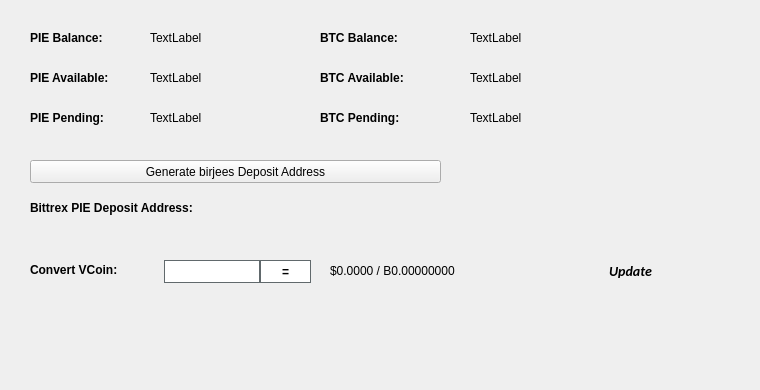
   <widget class="QWidget" name="BalanceTab">
    <attribute name="title">
     <string>Balance</string>
    </attribute>
    <widget class="QLabel" name="BitcoinBalanceLabel">
     <property name="geometry">
      <rect>
       <x>470</x>
       <y>30</y>
       <width>150</width>
       <height>16</height>
      </rect>
     </property>
     <property name="text">
      <string>TextLabel</string>
     </property>
    </widget>
    <widget class="QLabel" name="PIEBalanceLabel">
     <property name="geometry">
      <rect>
       <x>150</x>
       <y>30</y>
       <width>150</width>
       <height>16</height>
      </rect>
     </property>
     <property name="text">
      <string>TextLabel</string>
     </property>
    </widget>
    <widget class="QLabel" name="label_11">
     <property name="geometry">
      <rect>
       <x>30</x>
       <y>30</y>
       <width>101</width>
       <height>16</height>
      </rect>
     </property>
     <property name="font">
      <font>
       <weight>75</weight>
       <bold>true</bold>
      </font>
     </property>
     <property name="text">
      <string>PIE Balance:</string>
     </property>
    </widget>
    <widget class="QLabel" name="label_12">
     <property name="geometry">
      <rect>
       <x>320</x>
       <y>30</y>
       <width>101</width>
       <height>16</height>
      </rect>
     </property>
     <property name="font">
      <font>
       <weight>75</weight>
       <bold>true</bold>
      </font>
     </property>
     <property name="text">
      <string>BTC Balance:</string>
     </property>
    </widget>
    <widget class="QLabel" name="PIEAvailableLabel_2">
     <property name="geometry">
      <rect>
       <x>150</x>
       <y>70</y>
       <width>150</width>
       <height>16</height>
      </rect>
     </property>
     <property name="text">
      <string>TextLabel</string>
     </property>
    </widget>
    <widget class="QLabel" name="label_13">
     <property name="geometry">
      <rect>
       <x>30</x>
       <y>70</y>
       <width>111</width>
       <height>16</height>
      </rect>
     </property>
     <property name="font">
      <font>
       <weight>75</weight>
       <bold>true</bold>
      </font>
     </property>
     <property name="text">
      <string>PIE Available:</string>
     </property>
    </widget>
    <widget class="QLabel" name="label_14">
     <property name="geometry">
      <rect>
       <x>30</x>
       <y>110</y>
       <width>101</width>
       <height>16</height>
      </rect>
     </property>
     <property name="font">
      <font>
       <weight>75</weight>
       <bold>true</bold>
      </font>
     </property>
     <property name="text">
      <string>PIE Pending:</string>
     </property>
    </widget>
    <widget class="QLabel" name="PIEPendingLabel">
     <property name="geometry">
      <rect>
       <x>150</x>
       <y>110</y>
       <width>150</width>
       <height>16</height>
      </rect>
     </property>
     <property name="text">
      <string>TextLabel</string>
     </property>
    </widget>
    <widget class="QLabel" name="label_15">
     <property name="geometry">
      <rect>
       <x>320</x>
       <y>70</y>
       <width>111</width>
       <height>16</height>
      </rect>
     </property>
     <property name="font">
      <font>
       <weight>75</weight>
       <bold>true</bold>
      </font>
     </property>
     <property name="text">
      <string>BTC Available:</string>
     </property>
    </widget>
    <widget class="QLabel" name="BitcoinAvailableLabel">
     <property name="geometry">
      <rect>
       <x>470</x>
       <y>70</y>
       <width>150</width>
       <height>16</height>
      </rect>
     </property>
     <property name="text">
      <string>TextLabel</string>
     </property>
    </widget>
    <widget class="QLabel" name="label_31">
     <property name="geometry">
      <rect>
       <x>320</x>
       <y>110</y>
       <width>111</width>
       <height>16</height>
      </rect>
     </property>
     <property name="font">
      <font>
       <weight>75</weight>
       <bold>true</bold>
      </font>
     </property>
     <property name="text">
      <string>BTC Pending:</string>
     </property>
    </widget>
    <widget class="QLabel" name="BitcoinPendingLabel">
     <property name="geometry">
      <rect>
       <x>470</x>
       <y>110</y>
       <width>150</width>
       <height>16</height>
      </rect>
     </property>
     <property name="text">
      <string>TextLabel</string>
     </property>
    </widget>
    <widget class="QLabel" name="label_33">
     <property name="geometry">
      <rect>
       <x>30</x>
       <y>200</y>
       <width>221</width>
       <height>16</height>
      </rect>
     </property>
     <property name="font">
      <font>
       <weight>75</weight>
       <bold>true</bold>
      </font>
     </property>
     <property name="text">
      <string>Bittrex PIE Deposit Address:</string>
     </property>
    </widget>
    <widget class="QPushButton" name="GenDepositBTN">
     <property name="geometry">
      <rect>
       <x>30</x>
       <y>160</y>
       <width>411</width>
       <height>23</height>
      </rect>
     </property>
     <property name="text">
      <string>Generate birjees Deposit Address</string>
     </property>
     <property name="icon">
      <iconset resource="../birjees.qrc">
       <normaloff>:/icons/bitcoin</normaloff>:/icons/bitcoin</iconset>
     </property>
    </widget>
    <widget class="QLabel" name="DepositAddressLabel">
     <property name="geometry">
      <rect>
       <x>200</x>
       <y>200</y>
       <width>261</width>
       <height>16</height>
      </rect>
     </property>
     <property name="palette">
      <palette>
       <active>
        <colorrole role="WindowText">
         <brush brushstyle="SolidPattern">
          <color alpha="255">
           <red>0</red>
           <green>0</green>
           <blue>0</blue>
          </color>
         </brush>
        </colorrole>
        <colorrole role="Text">
         <brush brushstyle="SolidPattern">
          <color alpha="255">
           <red>0</red>
           <green>0</green>
           <blue>255</blue>
          </color>
         </brush>
        </colorrole>
       </active>
       <inactive>
        <colorrole role="WindowText">
         <brush brushstyle="SolidPattern">
          <color alpha="255">
           <red>0</red>
           <green>0</green>
           <blue>0</blue>
          </color>
         </brush>
        </colorrole>
        <colorrole role="Text">
         <brush brushstyle="SolidPattern">
          <color alpha="255">
           <red>0</red>
           <green>0</green>
           <blue>255</blue>
          </color>
         </brush>
        </colorrole>
       </inactive>
       <disabled>
        <colorrole role="WindowText">
         <brush brushstyle="SolidPattern">
          <color alpha="255">
           <red>120</red>
           <green>120</green>
           <blue>120</blue>
          </color>
         </brush>
        </colorrole>
        <colorrole role="Text">
         <brush brushstyle="SolidPattern">
          <color alpha="255">
           <red>120</red>
           <green>120</green>
           <blue>120</blue>
          </color>
         </brush>
        </colorrole>
       </disabled>
      </palette>
     </property>
     <property name="font">
      <font>
       <weight>75</weight>
       <bold>true</bold>
      </font>
     </property>
     <property name="text">
      <string/>
     </property>
     <property name="alignment">
      <set>Qt::AlignRight|Qt::AlignTrailing|Qt::AlignVCenter</set>
     </property>
     <property name="textInteractionFlags">
      <set>Qt::LinksAccessibleByMouse|Qt::TextSelectableByKeyboard|Qt::TextSelectableByMouse</set>
     </property>
    </widget>
    <widget class="QLabel" name="label_8">
     <property name="geometry">
      <rect>
       <x>460</x>
       <y>300</y>
       <width>281</width>
       <height>81</height>
      </rect>
     </property>
     <property name="text">
      <string/>
     </property>
     <property name="pixmap">
      <pixmap>:/images/bittrex</pixmap>
     </property>
    </widget>
    <widget class="QWidget" name="widgetConversion" native="true">
     <property name="geometry">
      <rect>
       <x>0</x>
       <y>250</y>
       <width>751</width>
       <height>43</height>
      </rect>
     </property>
     <property name="minimumSize">
      <size>
       <width>0</width>
       <height>43</height>
      </size>
     </property>
     <property name="styleSheet">
      <string notr="true"/>
     </property>
     <widget class="QPushButton" name="btnUpdateMarketData">
      <property name="geometry">
       <rect>
        <x>575</x>
        <y>0</y>
        <width>111</width>
        <height>41</height>
       </rect>
      </property>
      <property name="sizePolicy">
       <sizepolicy hsizetype="Expanding" vsizetype="Expanding">
        <horstretch>0</horstretch>
        <verstretch>0</verstretch>
       </sizepolicy>
      </property>
      <property name="font">
       <font>
        <family>calibri</family>
        <pointsize>-1</pointsize>
        <weight>75</weight>
        <italic>true</italic>
        <bold>true</bold>
       </font>
      </property>
      <property name="styleSheet">
       <string notr="true">margin:0px;text-align:center;padding:2px;border-radius:3px;font-style:italic;width:100px;font-size:14px;font-family:calibri;font-weight:600;</string>
      </property>
      <property name="text">
       <string>Update</string>
      </property>
      <property name="iconSize">
       <size>
        <width>150</width>
        <height>35</height>
       </size>
      </property>
      <property name="autoDefault">
       <bool>true</bool>
      </property>
      <property name="default">
       <bool>true</bool>
      </property>
     </widget>
     <widget class="QLabel" name="lblConvertVCoin">
      <property name="geometry">
       <rect>
        <x>30</x>
        <y>10</y>
        <width>131</width>
        <height>20</height>
       </rect>
      </property>
      <property name="styleSheet">
       <string notr="true"/>
      </property>
      <property name="text">
       <string>&lt;html&gt;&lt;head/&gt;&lt;body&gt;&lt;p&gt;&lt;span style=&quot; font-weight:600;&quot;&gt;Convert VCoin:&lt;/span&gt;&lt;/p&gt;&lt;/body&gt;&lt;/html&gt;</string>
      </property>
     </widget>
     <widget class="QLineEdit" name="txtConvertVCoinQty">
      <property name="geometry">
       <rect>
        <x>160</x>
        <y>10</y>
        <width>100</width>
        <height>23</height>
       </rect>
      </property>
      <property name="minimumSize">
       <size>
        <width>100</width>
        <height>23</height>
       </size>
      </property>
      <property name="maximumSize">
       <size>
        <width>100</width>
        <height>16777215</height>
       </size>
      </property>
      <property name="styleSheet">
       <string notr="true">border: 1px solid #61696c;margin-left:4px;</string>
      </property>
     </widget>
     <widget class="QPushButton" name="btnConvertbirjees">
      <property name="geometry">
       <rect>
        <x>260</x>
        <y>10</y>
        <width>51</width>
        <height>23</height>
       </rect>
      </property>
      <property name="minimumSize">
       <size>
        <width>0</width>
        <height>23</height>
       </size>
      </property>
      <property name="styleSheet">
       <string notr="true">border:1px solid #61696c;background:white;font-weight:600;</string>
      </property>
      <property name="text">
       <string>=</string>
      </property>
     </widget>
     <widget class="QLabel" name="lblConvertVCoinResults">
      <property name="geometry">
       <rect>
        <x>330</x>
        <y>0</y>
        <width>201</width>
        <height>41</height>
       </rect>
      </property>
      <property name="styleSheet">
       <string notr="true"/>
      </property>
      <property name="text">
       <string>$0.0000 / B0.00000000</string>
      </property>
     </widget>
     <widget class="QLabel" name="iconOverviewUpdateWait">
      <property name="geometry">
       <rect>
        <x>670</x>
        <y>10</y>
        <width>24</width>
        <height>24</height>
       </rect>
      </property>
      <property name="text">
       <string/>
      </property>
      <property name="pixmap">
       <pixmap resource="../birjees.qrc">:/icons/transaction_1</pixmap>
      </property>
      <property name="scaledContents">
       <bool>true</bool>
      </property>
      <property name="alignment">
       <set>Qt::AlignCenter</set>
      </property>
     </widget>
    </widget>
   </widget>
